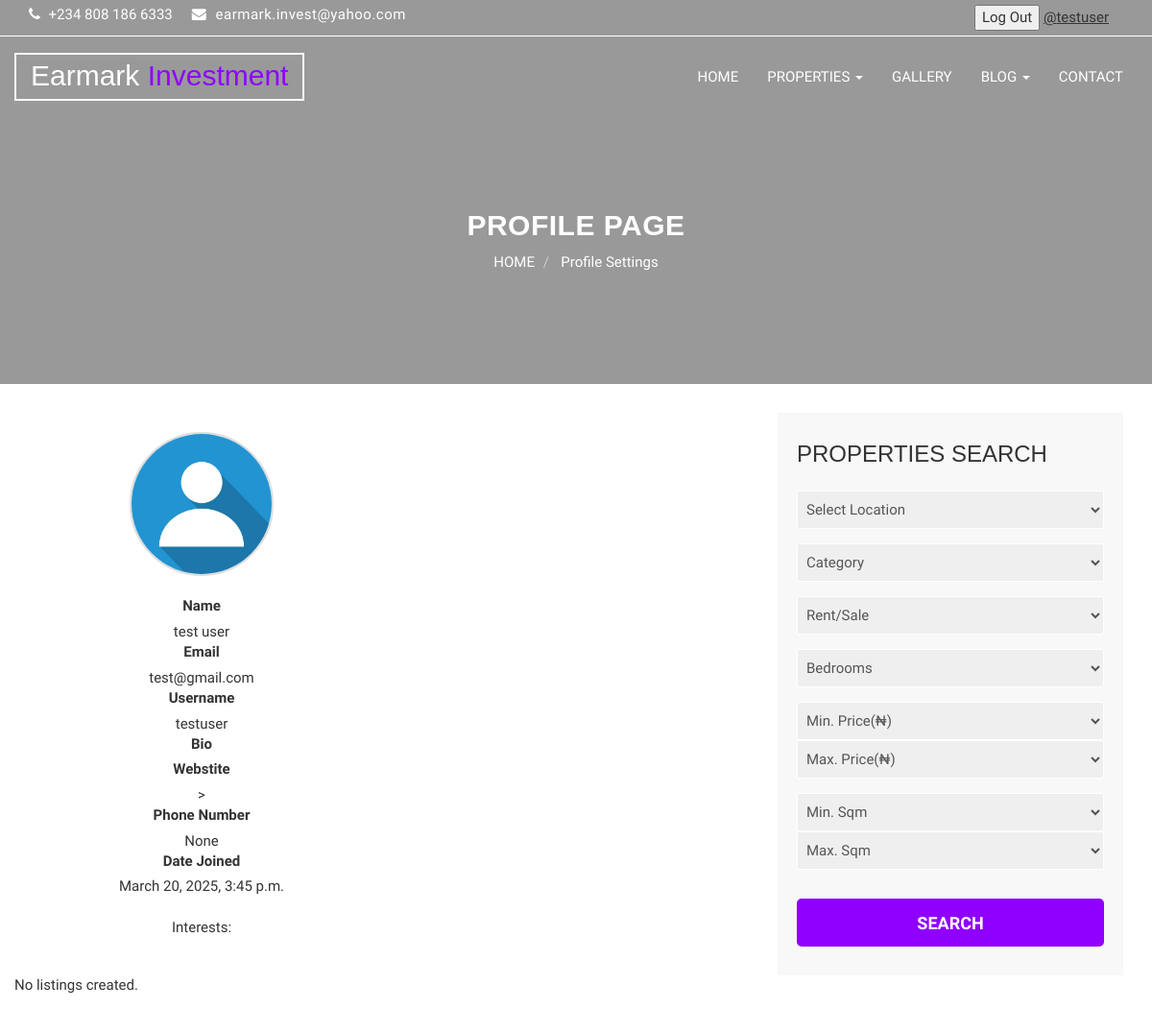
Page /accounts/profile/ (signed in) on the earlier database version.
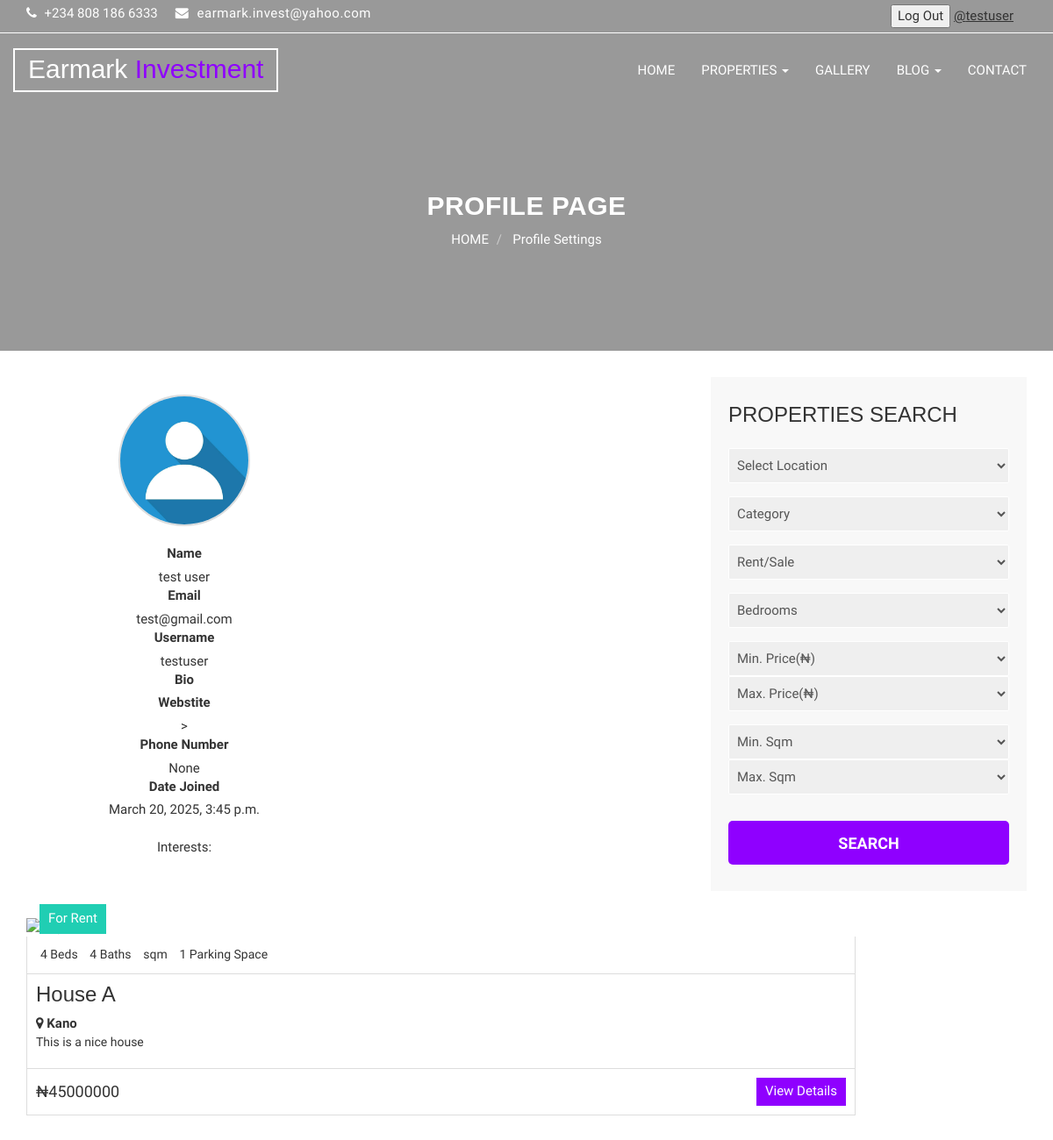
Same page on the later database version.
### e_web/apps/public/models.py (models this page shows, shortened)
class Properties_Listing(models.Model):
    user = models.ForeignKey(User, on_delete=models.CASCADE, blank=True)
    saved_by_users = models.ManyToManyField(User, related_name='saved_listings', blank=True)
    created_at = models.DateTimeField(auto_now_add=True, null=True, blank=True)
    views = models.PositiveIntegerField(default=0)
    title = models.CharField(max_length=150)
    price = models.IntegerField()
    parking_space = models.IntegerField(null=True, blank=True)
    bedrooms = models.IntegerField(null=True, blank=True)
    bathrooms = models.IntegerField(null=True, blank=True)
    size = models.IntegerField()
    address = models.CharField(max_length=200)
    certificate_num = models.CharField(max_length=255, default='')
    reference_num = models.CharField(max_length=255, default='')
    description = models.CharField(max_length=500)
    google_map = models.CharField(max_length=500)
    STATUS_CHOICES = [
        ('For Rent', 'For Rent'),
        ('For Sale', 'For Sale'),
    ]
    status = models.CharField(max_length=10, choices=STATUS_CHOICES)
    CATEGORY_CHOICES = [
        ('Flat/Apartment', 'Flat/Apartment'),
        ('House', 'House'),
        ('Plot/Land', 'Plot/Land'),
        ('Commercial', 'Commercial'),
    ]
    category = models.CharField(max_length=50, choices=CATEGORY_CHOICES)
    LOCATION_CHOICES = [
        ('Kano', 'Kano'),
        ('Abuja', 'Abuja'),
    ]
    location = models.CharField(max_length=50, choices=LOCATION_CHOICES)

### e_web/apps/accounts/views.py (the view)
# urls.py: path('profile/', ProfileView.as_view(), name="profile"),
class ProfileView(LoginRequiredMixin, TemplateView):
    template_name = 'accounts/profile.html'
    def get_context_data(self, **kwargs):
        context = super().get_context_data(**kwargs)
        user_profile = get_object_or_404(UserProfile, pk=self.kwargs.get('pk', self.request.user.profile.pk))
        context['user_profile'] = user_profile
        user_listings = Properties_Listing.objects.filter(user=user_profile.user)
        context['user_listings'] = user_listings
        return context

### e_web/templates/accounts/profile.html (shortened to what the changed rows need)
{% extends 'base.html' %}
{% load static %}
{% block content %}
<!DOCTYPE html>
<html lang="en">
    <head>
    </head>
    <body>
        <section id="aa-property-header">
            <div class="container">
                <div class="row">
                    <div class="col-md-12">
                        <div class="aa-property-header-inner">
                            <h2>Profile Page</h2>
                                    {% url 'public:index' as index_url %}
                        </div>
                    </div>
                </div>
            </div>
        </section>
        <section id="aa-properties">
            <div class="container">
                <div class="row">
                    <div class="col-md-4">
                        <div class="aa-profile-area">
                        </div>
                    </div>
                    <div class="col-md-4"> </div>
                    <div class="col-md-4">
                        <aside class="aa-properties-sidebar">
                        </aside>
                    </div>
                    {% if user_listings %}
                    <div class="col-md-10">
                        <ul class="aa-properties-nav">
                            {% for listing in user_listings %}
                            <li>
                                <article class="aa-properties-item">
                                    <a class="aa-properties-item-img" href="#">
                                    </a>
                                    <div class="aa-tag for-rent">
                                        {{ listing.status }}
                                    </div>
                                    <div class="aa-properties-item-content">
                                        <div class="aa-properties-info">
                                            {% if listing.bedrooms %}
                                            <span>{{ listing.bedrooms }} Beds</span>
                                            {% endif %}
                                            {% if listing.bathrooms %}
                                            <span>{{ listing.bathrooms }} Baths</span>
                                            {% endif %}
                                            <span>{{ listing.sqm }} sqm</span>
                                            {% if listing.parking_space %}
                                            <span>{{ listing.parking_space }} Parking Space</span>
                                            {% endif %}
                                        </div>
                                        <div class="aa-properties-about">
                                            <h3><a href="#">{{ listing.title }}</a></h3>
                                            <strong>
                                                <i class="fa fa-map-marker"></i>
                                                {{ listing.location }}
                                            </strong>
                                            <p>{{ listing.description }}</p>
                                        </div>
                                        <div class="aa-properties-detial">
                                            <span class="aa-price">₦{{ listing.price }}</span>
                                            <a class="aa-secondary-btn" href="/properties_list/{{ listing.id }}">View
                                                Details</a>
                                        </div>
                                    </div>
                                </article>
                            </li>
                            {% endfor %}
                        </ul>
                        {% else %}
                        <p>No listings created.</p>
                        {% endif %}
                    </div>
                </div>
            </div>
        </section>
    </body>
</html>
{% endblock %}

Differences in the rows shown:
added Properties_Listing: status "For Rent", bedrooms "4", bathrooms "4", parking_space "1", title "House A", location "Kano", description "This is a nice house", price "45000000"
Other differences:
text no longer shown: "No listings created."
